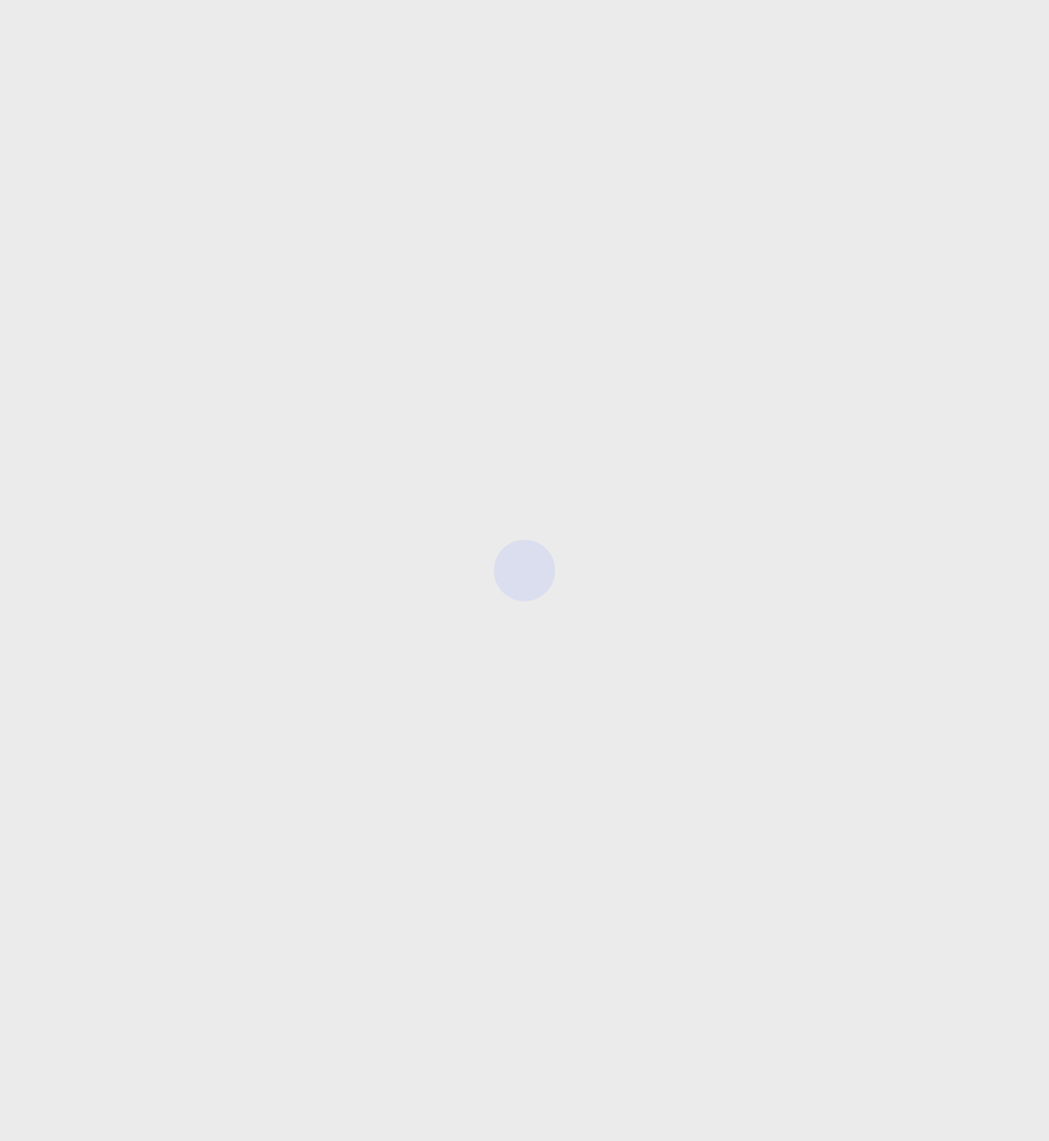
Frame 1 (no input)
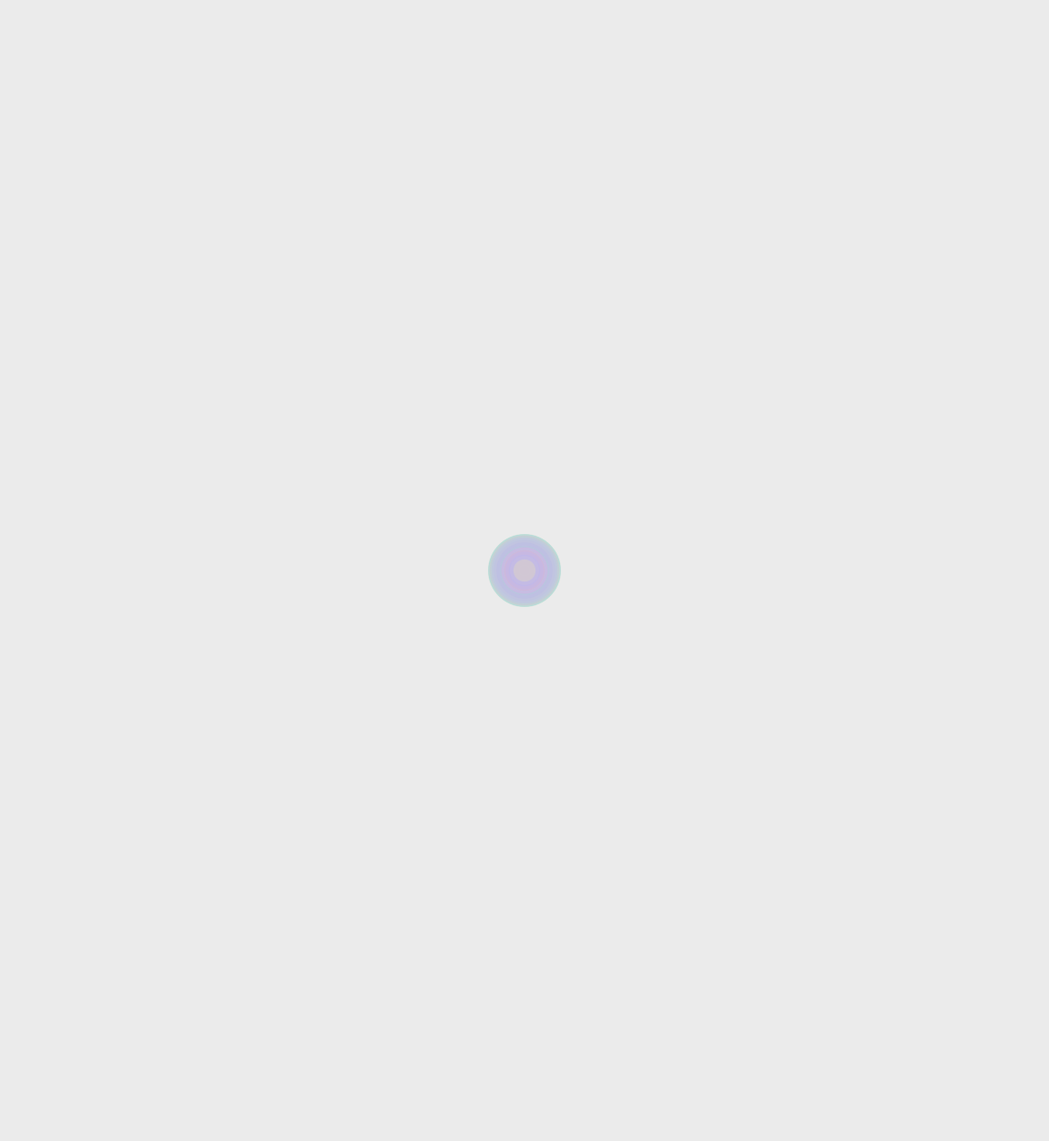
Frame 60 (the mouse pressed at the canvas centre just before this capture)
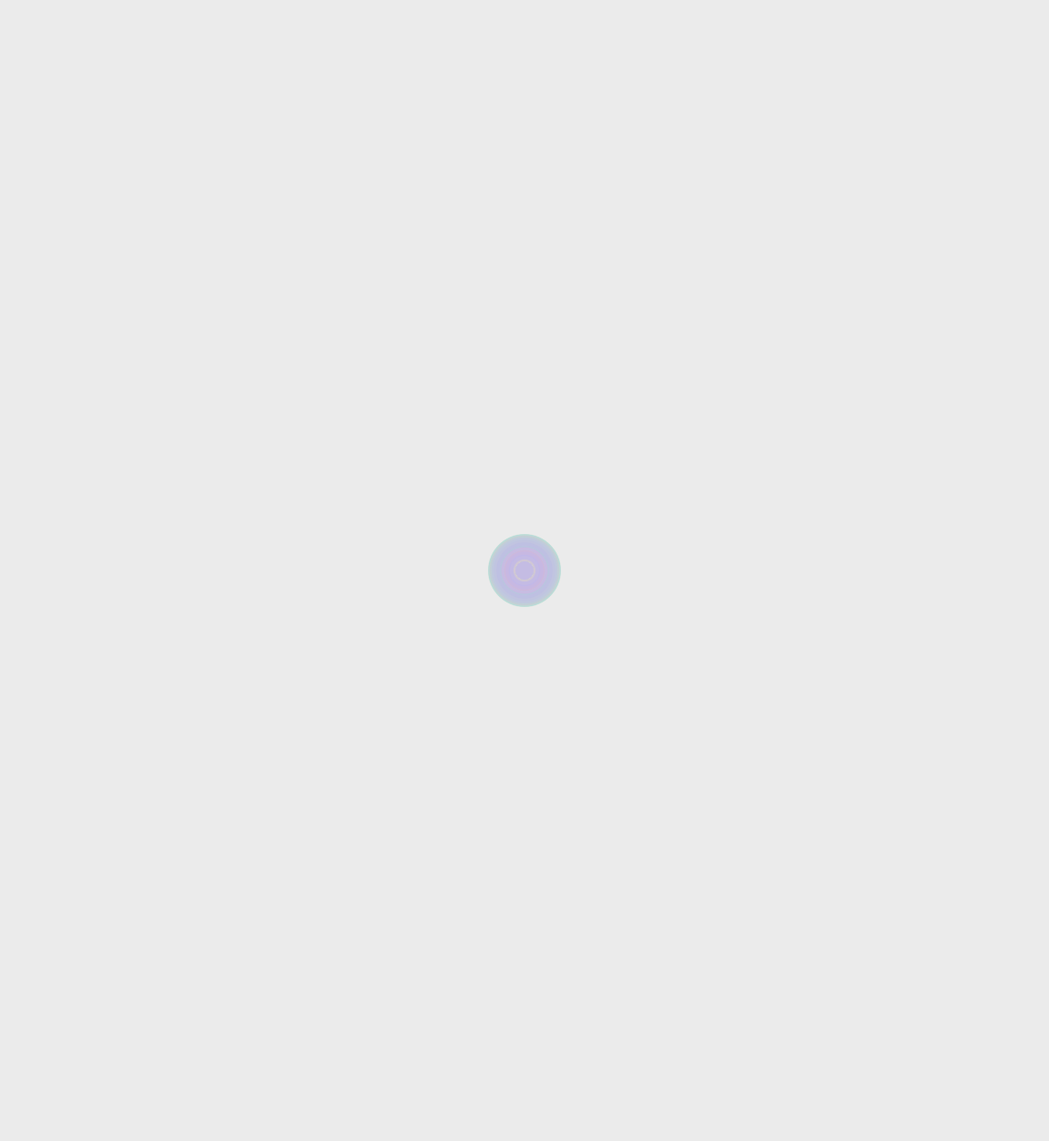
Frame 120 (the mouse held since frame 60 and released just before this capture)

The Processing sketch that drew these frames (run headless with seeded random() and noise(); from frame 60 on, the mouse is pressed at the canvas centre):

// Processing sketch: processing_105427
// ── processing_105427.pde

int counter;

void setup() {  //setup function called initially, only once
  size(1150, 1250);
  background(235);  //set background white
  colorMode(HSB);   //set colors to Hue, Saturation, Brightness mode
  counter = 0;
}

void draw() {  //draw function loops 
  counter++;
  noStroke();
  fill(random(255),100,255,50);
  
  if(mousePressed == true) { //add some interaction
    ellipse(mouseX, mouseY, 20, 20);
  }
  else {
    ellipse(width/2, height/2, 80*sin(counter), 80*sin(counter));
  }
}
